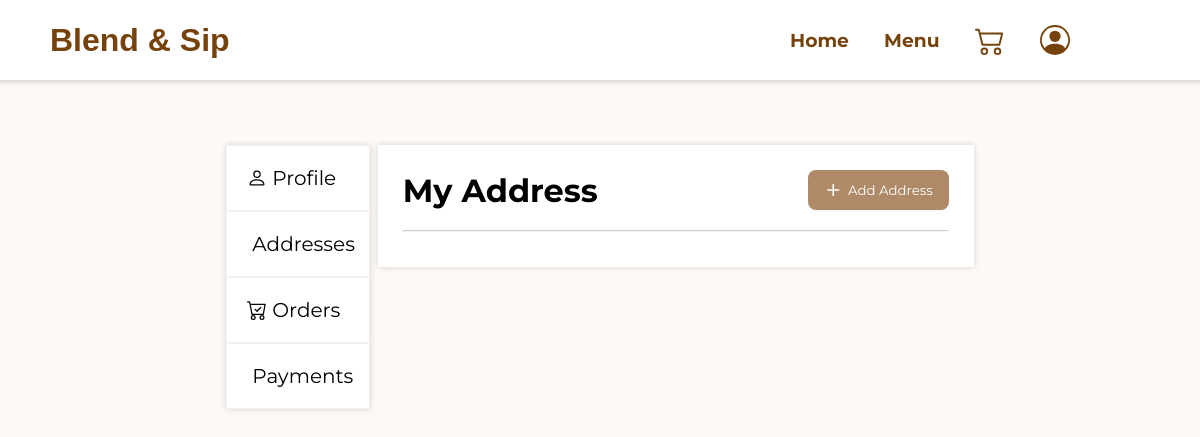
The app's page /mainpage/address.php (signed in), older data.
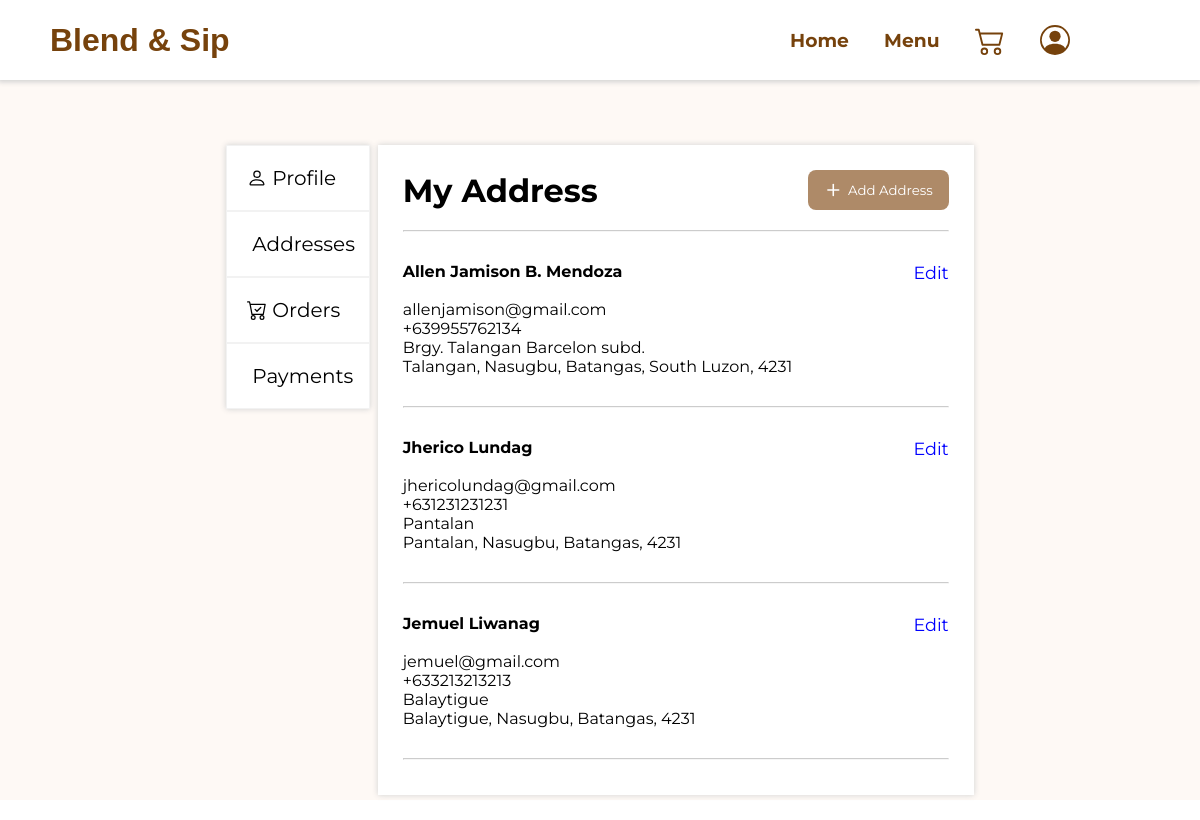
The same page, newer data.
### tables this page shows
CREATE TABLE `delivery_addresses` (
  `deliveryAddressID` int(11) NOT NULL AUTO_INCREMENT,
  `fullName` varchar(255) NOT NULL,
  `email` varchar(100) NOT NULL,
  `contactNo` varchar(20) NOT NULL,
  `address1` varchar(100) NOT NULL,
  `address2` varchar(100) NOT NULL,
  `userID` int(11) NOT NULL,
  PRIMARY KEY (`deliveryAddressID`),
  KEY `userID` (`userID`),
  CONSTRAINT `delivery_addresses_ibfk_1` FOREIGN KEY (`userID`) REFERENCES `users` (`userID`) ON DELETE CASCADE ON UPDATE CASCADE
);

### mainpage/address.php (the view, shortened to what this page needs)
<?php
    require('../db_conn.php');
    $id = $_SESSION['id'];
    $getAddress = "SELECT * FROM delivery_addresses WHERE userID = $id";
    $address = mysqli_query($conn, $getAddress);
?>
<!DOCTYPE html>
<html lang="en">
<head>
    <link rel="stylesheet" href="mainpage.css">
</head>
<body>
    <div class="wrapper">
        <?php include('../templates/navbar.php'); ?>
        <div class="address-container">
            <div class="address">
                <div class="sidebar-container">
                    <?php include('../templates/sidebar.php'); ?>
                </div>
                <div class="personal-address-container">
                    <div class="address-title">
                        <h1>My Address</h1>
                        <form action="" method="POST">
                            <button type="submit" name="add-address-button">
                                Add Address
                            </button>
                        </form>
                    </div>
                    <hr class="address-line">
                    <div class="address-list">
                        <?php foreach($address as $item): ?>
                            <div class="receiver-info">
                                <div class="receiver-address">
                                    <p><b><?php echo $item['fullName'] ?></b></p>
                                    <br>
                                    <p><?php echo $item['email'] ?></p>
                                    <p><?php echo $item['contactNo'] ?></p>
                                    <p><?php echo $item['address1'] ?></p>
                                    <p><?php echo $item['address2'] ?></p>
                                </div>
                                <form method="POST" action="editaddress.php" class="address-action-buttons">
                                    <button name="address-edit" id="address-edit">Edit</button>
                                </form>
                            </div>
                            <hr class="address-line">
                        <?php endforeach; ?>
                    </div>
                </div>
            </div>
        </div>
    </div>
</body>
</html>

Row changes from the older to the newer data that the page shows:
added delivery_addresses: fullName "Allen Jamison B. Mendoza", email "allenjamison@gmail.com", contactNo "+639955762134", address1 "Brgy. Talangan Barcelon subd.", address2 "Talangan, Nasugbu, Batangas, South Luzon, 4231"
added delivery_addresses: fullName "Jherico Lundag", email "jhericolundag@gmail.com", contactNo "+631231231231", address1 "Pantalan", address2 "Pantalan, Nasugbu, Batangas, 4231"
added delivery_addresses: fullName "Jemuel Liwanag", email "jemuel@gmail.com", contactNo "+633213213213", address1 "Balaytigue", address2 "Balaytigue, Nasugbu, Batangas, 4231"
